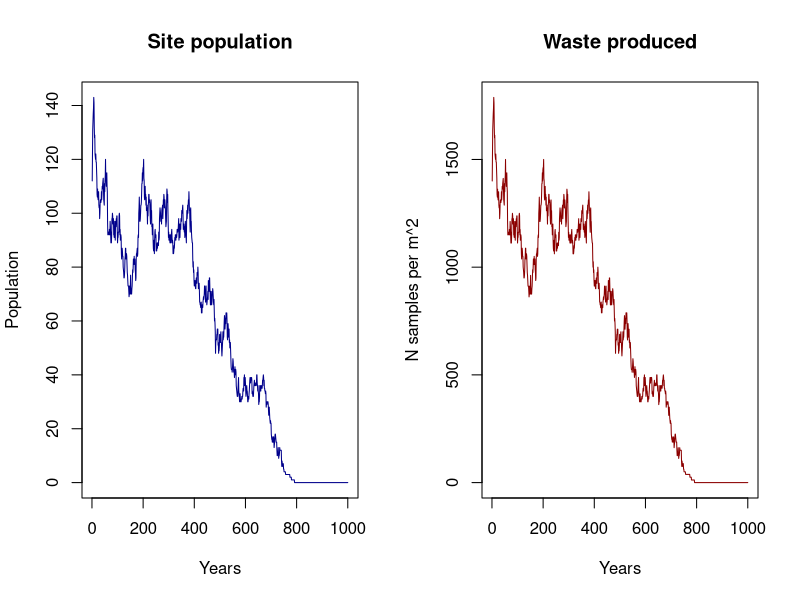
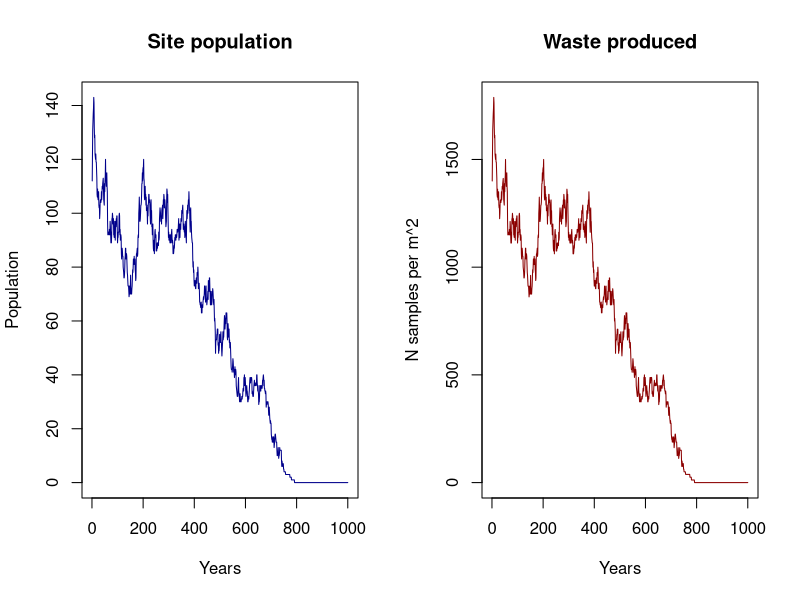
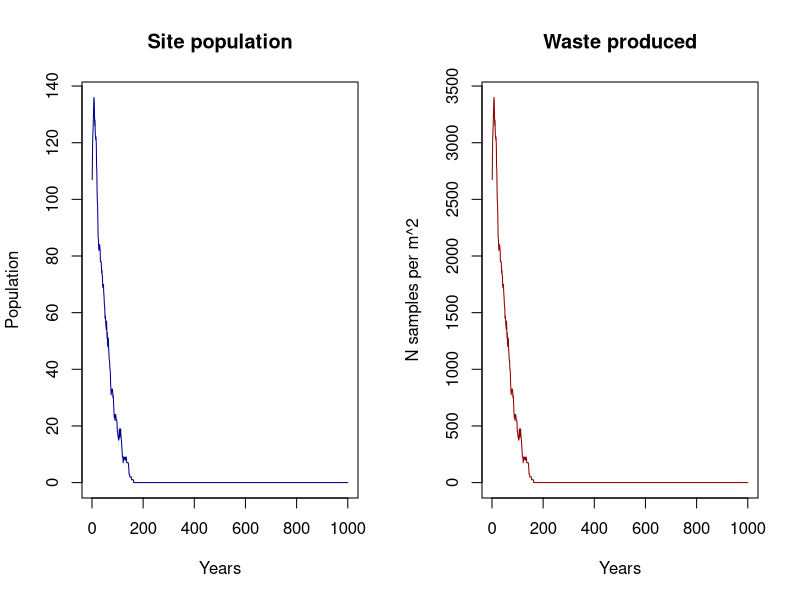
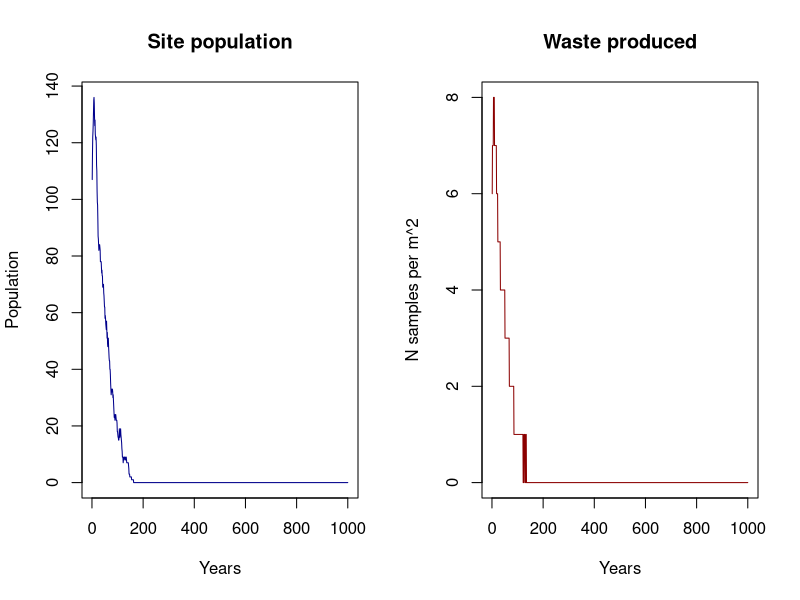
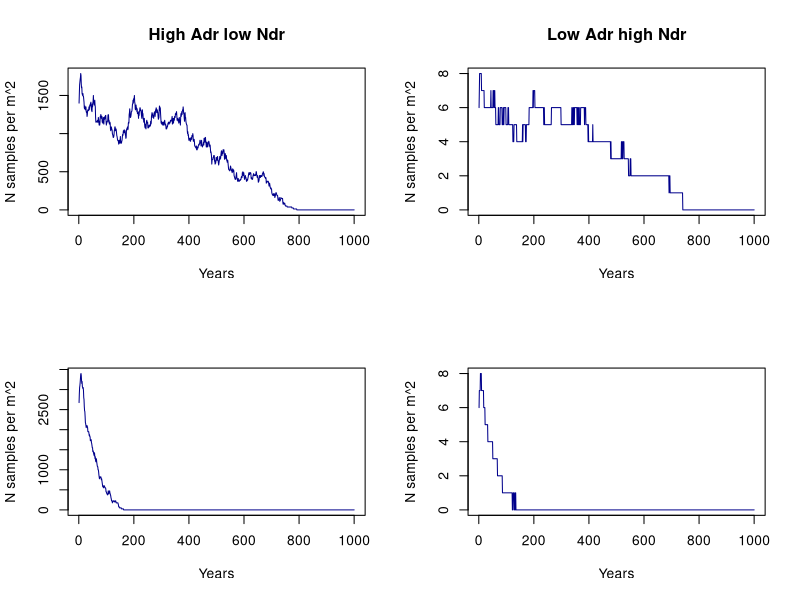

These figures' R source, in order:
## ---- chunk 1
library(DiagrammeR)

grViz("
digraph record_formation {

graph [layout = dot, ## Set title and layout
       label = 'Record formation process',
       labelloc = 't'
       fontname = Helvetica,
       fontsize = 30]

# node definitions with substituted label text
node [fontname = Helvetica, ## General node definition
      style = filled,
      color = MistyRose]
      
## Per node definition
a [label = '@@1',
   fillcolor = Orangered]
b [label = '@@2']
c [label = '@@3',
   fillcolor = Orangered]
d [label = '@@4']
e [label = '@@5',
   fillcolor = Orangered]
f [label = '@@6',
   fillcolor = orange,
   fixedsize = shape,
   width = 4.5,
   height = 1,
   fontsize = 30]

## General edge definition
edge [color = grey,
       arrowhead = vee,
       arrowtail = vee]

## Specific edges
a -> {c}
b -> {c}
c -> {f}
d -> {e}
e -> {f}
}

## Label definition
[1]: 'Pop (group size)'
[2]: 'Site function'
[3]: 'Anthropogenic deposition rates'
[4]: 'Site type'
[5]: 'Natural deposition rates'
[6]: 'Waste/sqrm'

")

## ---- chunk 2
grViz("
digraph record_formation {

graph [layout = dot, ## Set title and layout
       label = 'Record formation process',
       labelloc = 't'
       fontname = Helvetica,
       fontsize = 30]

# node definitions with substituted label text
node [fontname = Helvetica, ## General node definition
      style = filled,
      color = MistyRose]
      
## Per node definition
a [label = '@@1',
   fillcolor = Orangered]
b [label = '@@2',
   fillcolor = orange,
   fixedsize = shape,
   width = 4.5,
   height = 1,
   fontsize = 30]

## General edge definition
edge [color = grey,
       arrowhead = vee,
       arrowtail = vee]

## Specific edges
a -> {b}
}

## Label definition
[1]: 'Pop (group size)'
[2]: 'Waste/sqrm'

")

## ---- chunk 3
grViz("
digraph record_formation {

graph [layout = dot, ## Set title and layout
       label = 'Record formation process',
       labelloc = 't'
       fontname = Helvetica,
       fontsize = 30]

# node definitions with substituted label text
node [fontname = Helvetica, ## General node definition
      style = filled,
      color = MistyRose]
      
## Per node definition
a [label = '@@1',
   fillcolor = Orangered]
b [label = '@@2',
   fillcolor = Orangered]
c [label = '@@3',
   fillcolor = orange,
   fixedsize = shape,
   width = 4.5,
   height = 1,
   fontsize = 30]

## General edge definition
edge [color = grey,
       arrowhead = vee,
       arrowtail = vee]

## Specific edges
a -> {c}
b -> {c}
}

## Label definition
[1]: 'Anthropogenic deposition rates'
[2]: 'Natural deposition rates'
[3]: 'Waste/sqrm'

")

## ---- chunk 4

### Population protocol

## Function 1. Generation of population dynamics
#' Returns a data.frame with two columns, where the number of rows is the number of
#' people. The first column contains the ages and the second column contains the sex.
#' @title Gpd
#' @param x: Input data. A data frame or matrix with two columns and nrow = Initial
#' population. One row per individual. The first column is the age of the individual.
#' The second column is the sex of the individual, and must be c("F","M").
#' @param W_fer_age: Vector with two values. The first value is the youngest age
#' at which it is considered that women can have children for prehistoric societies.
#' The second value is the oldest age at which it is considered that women can 
#' have children. Default is c(10,30).
#' @param M_fer_age: Vector with two values. The first value is the youngest age
#' at which it is considered that men can have children for prehistoric societies.
#' The second value is the oldest age at which it is considered that men can have 
#' children. Default is c(15,40)
#' @param  P_o: Probability of a woman having a son per year. Default is 0.3.
#' @export

Gpd <- function(x, W_fer_age = c(10,30), M_fer_age = c(15,40),
                P_o = 0.3){
  
  ### Process of having offspring
  
  # Female fertile population
  W <- x[x[,2]=="F",]
  W_fert <- W[W$Age>W_fer_age[1] & W$Age<W_fer_age[2],]
  
  # Male fertile population
  M <- x[x[,2]=="M",]
  M_fert <- M[M$Age>M_fer_age[1] & M$Age<M_fer_age[2],]
  
  ## Probability of having descendance per woman
  # Penalisation in case there are too few men
  pen <- round(nrow(M_fert)*2/nrow(W_fert),2) ## Assumes one man can have two women
  pen[pen>1] <- 1 ## The men penalisation can never multiply the birth rate per woman
  
  ## Probability of a woman having a son per year
  P_o <- P_o*pen
  
  Offspring <- sum(rbinom(nrow(W_fert),1,P_o))
  New_pop <- data.frame("Age" = rep(0,Offspring),                        
                        "Sex" = sample(c("M","F"),Offspring,prob=c(0.5,0.5),replace = TRUE))
  x <- rbind(x,New_pop)
  
  ### Process of dying
  
  vec_d <- apply(x,1,death)
  x <- x[vec_d==0,]
  
  ## Apply carrying capacty restrictions
  x <- K_lim(x, K)
  
  return(x)
}

## Function 2. Simulation of death process
#' @title death
#' Returns a value (0,1) where 0 = person lives and 1 = person dies, based
#' on pd (the probability matrix)
#' Thought to use with apply
#' @param x: An integer with the age of the person
#' @param pd: The probability matrix for mortality by age. A matrix is provided as 
#' default, but the user should provide another adapted to her/his population.
#' @export

death <- function(x,pd=data.frame("Age" = c(0:99),
                                  "P_d" = c(rep(0.13,2),
                                            rep(0.08,8),
                                            rep(0.01,25),
                                            rep(0.1,15),
                                            rep(0.15,10),
                                            rep(0.25,5),
                                            rep(0.99,35)))){
  age <- as.numeric(x[1])
  return(rbinom(1,1,prob = pd[pd$Age==age,2]))
}

## Function 3. Simulation of carrying capacity limitation
## If the population exceeds the carrying capacity, it eliminates oversize
## with 0.8 probability per person exceeding.
#' @title K_lim
#' @param x: Data frame or matrix. Population (number of people)
#' @param k: Integer. Carrying capacity. Provided by the user
#' @export

K_lim <- function(x,k,prob = 0.8){
  p <- nrow(x)
  if (p>k){
    o <- rbinom(p-k,1,prob)
    o <- sum(o[o==1])
    o[o==0] <- 1 ## Avoids problem eliminating all the df if remove == 0
    x <- x[-sample(1:nrow(x),o,replace = FALSE),]
  }
  return(x)
}


## ---- chunk 5

## Function 4. Simulation of anthropogenic deposition rates
#' Returns the total amount of waste produced in the site. An integer.
#' @title A_dep_r
#' @param x: Integer (user provided) or data.frame. It is the number of people
#' inhabiting the site. If data.frame, the number of people is the number of rows. 
#' @param S_f: String. It is the site functionality, and it modulates the effect
#' of number of people by considering partial occupation of the site and different
#' deposition rates according the activities deployed. Possible states are:
#' 'residential' ('r'), 'logistic' ('l'), 'permanent' ('p') and 'funeral' ('f').
#' If S_f = 'f', number of buried individuals must be specified (in the argument x).
#'  Default is 'p'.
#' @param occ: If S_f = 'r' or S_f = 'l', occ (time of occupation of the camp
#' per year, in months) must be specified. Default is NULL, but if left NULL,
#' the function considers 1 month for logistic camps and 3 months for 
#' residential camps.
#' @export

A_dep_r <- function(x,S_f = "p", occ = NULL){
  try(if(is.null(x) == TRUE & is.null(S_f) == TRUE) 
    stop("Population and Site function undefined"))
  
  ## Set the number of individuals
  if (is.vector(x)==TRUE){
    Pop <- length(x)
  } else {
    Pop <- nrow(x)
  }
  
  ## Define time for logistic/residential camps if time = NULL
  if (is.null(occ) == TRUE){
    if (S_f == 'r'){
      occ <- 3
    } else if (S_f == 'l'){
      occ <- 1
    }
  }
  
  ## Population times goats per person a year (5) times bone Kg per goat (20)
  ## Dayenoff et al., 2019 for the weight of the carcass.
  adr <- Pop*5*20
  
  if (S_f == 'r'){
    adr <- round(adr/12*occ)
  } else if (S_f == 'l'){
    adr <- round((adr/12*occ)/4) ## Divides by 4 because it is considered that 
                                 ## heavy food is not brought in place
  } else if (S_f == 'f'){
    adr <- Pop*17 # 17 kg of bone as an average per person
  }
  return(adr)
}
## ---- chunk 6
## Function 5. Simulation of deposition deposition rates
#' Returns the rate at which sediment is deposited. Double.
#' @title N_dep_r
#' @param S_t: Three possible site types have been considered: 'open-air' ('oa'),
#' 'cave' ('c') and rockshelter ('rs'). When enabled, this parameter modules the 
#' effect of the speed. Default is NULL.
#' @param speed: This is the speed at which the natural sediment deposits on the 
#' 'site. It has three levels: 'slow' ('s'), 'medium' ('m') and 'fast' ('f'). 
#' Default is 'm'.
#' @export

N_dep_r <- function(S_t = NULL, speed = 'm'){
  
  ## Set the general speed of the deposition rates
  if (speed == 's'){
    s <- 0.1
  } else if (speed == 'm'){
    s <- 0.2
  } else if (speed == 'f'){
    s <- 0.3
  }
  
  ## Set the value for site type
  if(is.null(S_t) == FALSE){
    if (S_t == 'oa'){
      s <- s*3
    } else if (S_t == 'rs'){
      s <- s*2
    }
  }
  return(s)
}
## ---- chunk 7
## Function 6. Waste production
#' Returns the final product of the waste produced in a site. An integer.
#' @title W_prod
#' @param x: Integer (user provided) or data.frame. It is the number of people
#' inhabiting the site. If data.frame, the number of people is the number of rows.
#' @param Adr: An integer. Can be inserted directly or modelled.
#' @param Ndr: A double. Can be inserted directly or modelled.
#' @param area: An integer. This is the total area of the site.
#' @param ss: An integer. This is the sample size required for 14C dating.
#' Default is 4, considering 4 gm of non-charred bone needed for one dating.
#' @export

W_prod <- function(x,Adr = NULL,Ndr = NULL, area, ss = 4){
  
  ## Set the number of individuals
  if (is.vector(x)==TRUE){
    Pop <- length(x)
  } else {
    Pop <- nrow(x)
  }
  
  if (is.null(Adr) == TRUE & is.null(Ndr) == TRUE){
    w <- Pop*5*20
  } else if (is.null(Adr) == TRUE & is.null(Ndr) == FALSE){
    w <- (Pop*5*20)/(10*Ndr)
  } else if (is.null(Adr) == FALSE & is.null(Ndr) == FALSE){
    w <- Adr/(10*Ndr)
  } else if (is.null(Adr) == FALSE & is.null(Ndr) == TRUE){
    w <- Adr
  }
  
  w <- w*(1000/ss)

  w <- round(w/area)
  return(w)
} 
## ---- chunk 8

## Set initial values
ts <- 1000 # Time span
K <- 150
area <- 1000
Gs_init <- 100 # Initial population
Gs_init <- data.frame("Age" = sample(10:30,Gs_init,10:30, replace = TRUE),
                      "Sex" = sample(c("M","F"), Gs_init, prob = c(0.5,0.5), replace = TRUE))


## ---- chunk 9
## Start the loop
res <- data.frame("Pop" = rep(0,ts), "W" = rep(0,ts))
Pop <- Gs_init

set.seed(12345)

for (i in 1:ts){
  Pop <- Gpd(Pop)
  a_w <- A_dep_r(Pop)
  ndp <- N_dep_r()
  
  res$Pop[i] <- nrow(Pop)
  res$W[i] <- W_prod(Pop, Adr= a_w, Ndr = ndp, area = area)
  Pop$Age <- Pop$Age+1
}
## ---- chunk 10
## Plots
par(mfrow = c(1,2))
plot(res$Pop, type = "l", col = "darkblue", ylab = "Population",
     xlab = "Years", main = "Site population")
plot(res$W, type = "l", col = "darkred", ylab = "N samples per m^2",
     xlab = "Years", main = "Waste produced")
## ---- chunk 11
## Different conditions
# Start the loop

res2 <- data.frame("Pop" = rep(0,ts), "W" = rep(0,ts))
Pop <- Gs_init

set.seed(12345)

for (i in 1:ts){
  Pop <- Gpd(Pop)
  a_w <- A_dep_r(Pop, S_f = "l", occ = 1)
  ndp <- N_dep_r(S_t = "oa", speed = "f")
  
  res2$Pop[i] <- nrow(Pop)
  res2$W[i] <- W_prod(Pop, Adr= a_w, Ndr = ndp, area = area)
  Pop$Age <- Pop$Age+1
}
## ---- chunk 12
## Plots
par(mfrow = c(1,2))
plot(res$Pop, type = "l", col = "darkblue", ylab = "Population",
     xlab = "Years", main = "Site population")
plot(res$W, type = "l", col = "darkred", ylab = "N samples per m^2",
     xlab = "Years", main = "Waste produced")
## ---- chunk 13
## Different conditions
# Start the loop

res3 <- data.frame("Pop" = rep(0,ts), "W" = rep(0,ts))
Pop <- Gs_init

set.seed(12345)

for (i in 1:ts){
  Pop <- Gpd(Pop, W_fer_age = c(15,35), M_fer_age = c(15,35), P_o = 0.2)
  a_w <- A_dep_r(Pop, S_f = "h", occ = 8)
  ndp <- N_dep_r(S_t = "c", speed = "s")
  
  res3$Pop[i] <- nrow(Pop)
  res3$W[i] <- W_prod(Pop, Adr= a_w, Ndr = ndp, area = area)
  Pop$Age <- Pop$Age+1
}

## Plots
par(mfrow = c(1,2))
plot(res3$Pop, type = "l", col = "darkblue", ylab = "Population",
     xlab = "Years", main = "Site population")
plot(res3$W, type = "l", col = "darkred", ylab = "N samples per m^2",
     xlab = "Years", main = "Waste produced")

## ---- chunk 14
## Different conditions
# Start the loop

res4 <- data.frame("Pop" = rep(0,ts), "W" = rep(0,ts))
Pop <- Gs_init

set.seed(12345)

for (i in 1:ts){
  Pop <- Gpd(Pop, W_fer_age = c(15,35), M_fer_age = c(15,35), P_o = 0.2)
  a_w <- A_dep_r(Pop, S_f = "l", occ = 1)
  ndp <- N_dep_r(S_t = "oa", speed = "f")
  
  res4$Pop[i] <- nrow(Pop)
  res4$W[i] <- W_prod(Pop, Adr= a_w, Ndr = ndp, area = area)
  Pop$Age <- Pop$Age+1
}

## Plots
par(mfrow = c(1,2))
plot(res4$Pop, type = "l", col = "darkblue", ylab = "Population",
     xlab = "Years", main = "Site population")
plot(res4$W, type = "l", col = "darkred", ylab = "N samples per m^2",
     xlab = "Years", main = "Waste produced")

## ---- chunk 15
## Plots
par(mfrow = c(2,2))
plot(res$W, type = "l", col = "darkblue", ylab = "N samples per m^2",
     xlab = "Years", main = "High Adr low Ndr")
plot(res2$W, type = "l", col = "darkblue", ylab = "N samples per m^2",
     xlab = "Years", main = "Low Adr high Ndr")
plot(res3$W, type = "l", col = "darkblue", ylab = "N samples per m^2",
     xlab = "Years")
plot(res4$W, type = "l", col = "darkblue", ylab = "N samples per m^2",
     xlab = "Years")
